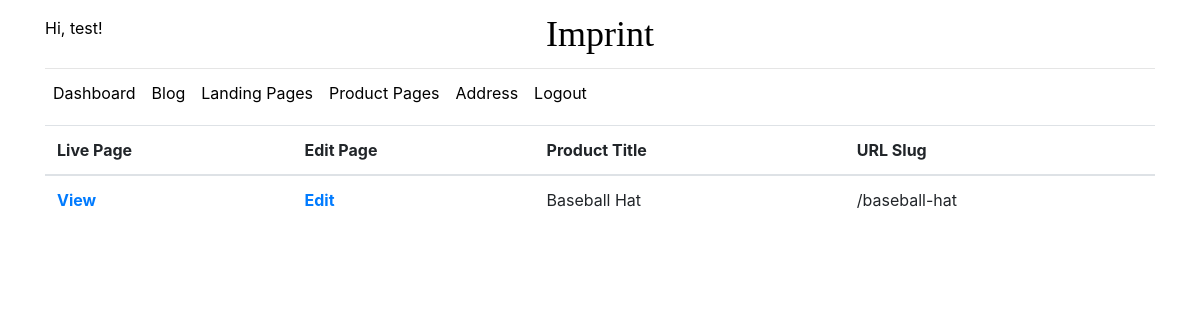
/product-page (signed in), run on an earlier commit of the app's database.
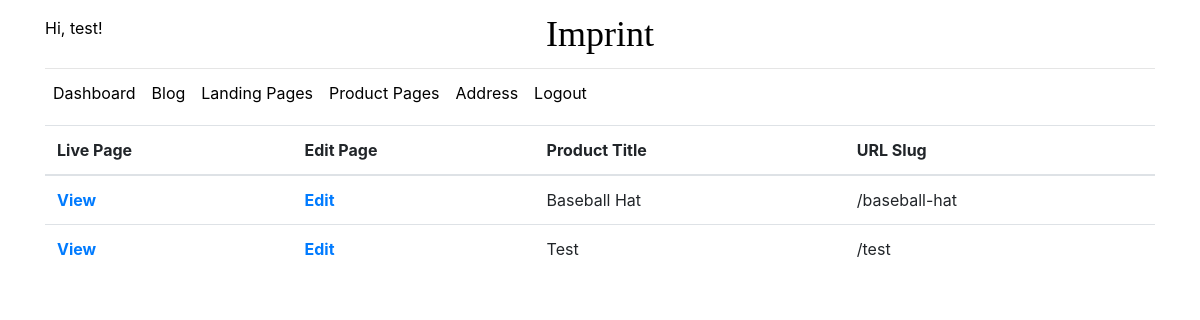
And on a later commit of the database.
### tables this page shows
CREATE TABLE user (
  id INTEGER PRIMARY KEY AUTOINCREMENT,
  username TEXT UNIQUE NOT NULL,
  password TEXT NOT NULL,
  email TEXT UNIQUE NOT NULL
);

CREATE TABLE product (
  page_id INTEGER PRIMARY KEY AUTOINCREMENT,
  title TEXT NOT NULL,
  description TEXT NOT NULL,
  filename TEXT NOT NULL,
  bulletpoint1 TEXT,
  bulletpoint2 TEXT,
  bulletpoint3 TEXT,
  bulletpoint4 TEXT,
  bulletpoint5 TEXT,
  author_id INTEGER NOT NULL,
  page_layout TEXT NOT NULL,
  buy_button_text TEXT NOT NULL,
  buy_button_link TEXT,
  url TEXT NOT NULL,
  FOREIGN KEY (author_id) REFERENCES user (id)
);

### imprint/product_page.py (the view)
@bp.route('/product-page')
def product_index():
    pages = get_db().execute('SELECT title, url, author_id FROM product').fetchall()
    return render_template('product_page/product_page_index.html', pages=pages)

### imprint/auth.py (called while the page is built)
@bp.before_app_request
def load_logged_in_user():
    user_id = session.get('user_id')
    if user_id is None:
        g.user = None
    else:
        g.user = get_db().execute(
            'SELECT * FROM user WHERE id = ?', (user_id,)
        ).fetchone()

### imprint/db.py (called while the page is built)
def get_db():
    if 'db' not in g:
        g.db = sqlite3.connect(
            current_app.config['DATABASE'],
            detect_types=sqlite3.PARSE_DECLTYPES
        )
        g.db.row_factory = sqlite3.Row
    return g.db

### imprint/templates/product_page/product_page_index.html (shortened to what this page needs)
{% extends 'base.html' %}
{% block content %}
  <table class="table">
    <thead>
      <tr>
        <th scope="col">Live Page</th>
        <th scope="col">Edit Page</th>
        <th scope="col">Product Title</th>
        <th scope="col">URL Slug</th>
      </tr>
    </thead>
    <tbody>
    {% for page in pages %}
      {% if g.user['id'] == page['author_id'] %}
        <tr>
          <th scope="row"> <a href="{{ url_for('product_page.new_product_page', slug=page['url']) }}"> View </a> </th>
          <th scope="row"> <a href="{{ url_for('product_page.edit_product_page', slug=page['url']) }}"> Edit </a>  </th>
          <td> {{ page['title'] }} </td>
          <td> /{{ page['url']}}  </td>
        </tr>
      {% endif %}
    {% endfor %}
    </tbody>
  </table>
{% endblock %}

### imprint/templates/base.html (shortened to what this page needs)
<!doctype html>
<head>
    <link rel="stylesheet" href="{{ url_for('static', filename='css/style.css') }}">
    <link rel="light stylesheet" type="text/css" href="{{ url_for('static', filename='css/light.css') }}" title="light">
    <link rel="dark stylesheet" type="text/css" href="{{ url_for('static', filename='css/dark.css') }}" title="dark">
    <link rel="stylesheet" href="https://stackpath.bootstrapcdn.com/bootstrap/4.1.3/css/bootstrap.min.css">
</head>
<div class ="container" id="base">
  <header class="blog-header py-3">
    <div class="row flex-nowrap justify-content-between align-items-center">
      <div class="col-4 pt-1">
        {% if g.user %}
          <p class="darkText lightText"> Hi, {{ g.user['username'] }}! </p>
        {% else %}
          <a class="text-muted darkText lightText" href="{{ url_for('auth.login') }}">Login</a>
        {% endif %}
      </div>
      <div class="col-4 text-center">
        <a class="blog-header-logo darkText lightText" href="{{ url_for('hello')}}">Imprint</a>
      </div>
      <div class="col-4 d-flex justify-content-end align-items-center">
      </div>
    </div>
  </header>
  {% if g.user %}
  <div class="nav-scroller py-1 mb-2">
    <nav class="nav d-flex">
      <a class="p-2 darkText lightText" href="{{ url_for('dashboard.admin') }}">Dashboard</a>
      <a class="p-2 darkText lightText" href="{{ url_for('blog.blog_index') }}">Blog</a>
      <a class="p-2 darkText lightText" href="{{ url_for('landing_page.landing_index') }}">Landing Pages</a>
      <a class="p-2 darkText lightText" href="{{ url_for('product_page.product_index') }}">Product Pages</a>
      <a class="p-2 darkText lightText" href="{{ url_for('address.indexMap') }}">Address</a>
      <a class="p-2 darkText lightText" href="{{ url_for('auth.logout') }}">Logout</a>
    </nav>
  </div>
  {% endif %}
  <body id ="fullContainer">
      {% block content %}{% endblock %}
  </body>
</div>

### imprint/static/css/style.css (style rules this page uses)
body { background-color:#2d2d2d; }
#fullContainer { background-color:#FFF; }
.lightText { color:#000 !important; }
.blog-header { line-height: 1; border-bottom: 1px solid #e5e5e5; }
.blog-header-logo { font-family: "Playfair Display", Georgia, "Times New Roman", serif; font-size: 2.25rem; }

### imprint/static/css/light.css (style rules this page uses)
body { background-color: #FFF; }
#fullContainer { background-color:#FFF; }

### imprint/static/css/dark.css (style rules this page uses)
body { background-color: #2d2d2d; }
#fullContainer { background-color:#2d2d2d; }
.darkText { color:#FFF !important; }

What changed in the data, as far as the page shows it:
added product: title "Test", url "test"
